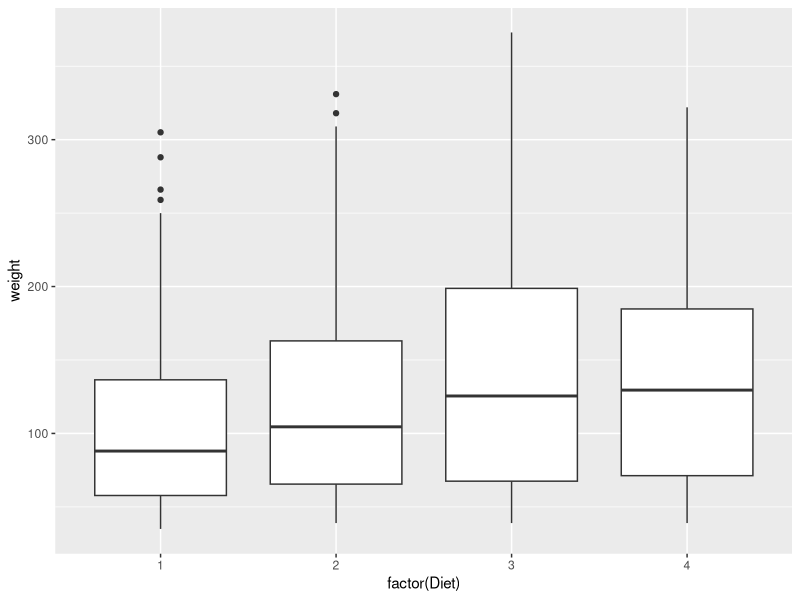
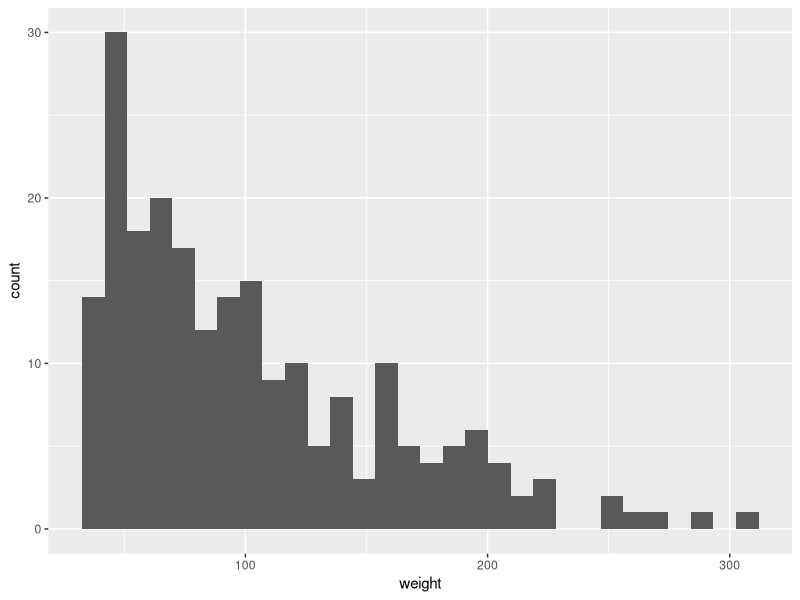
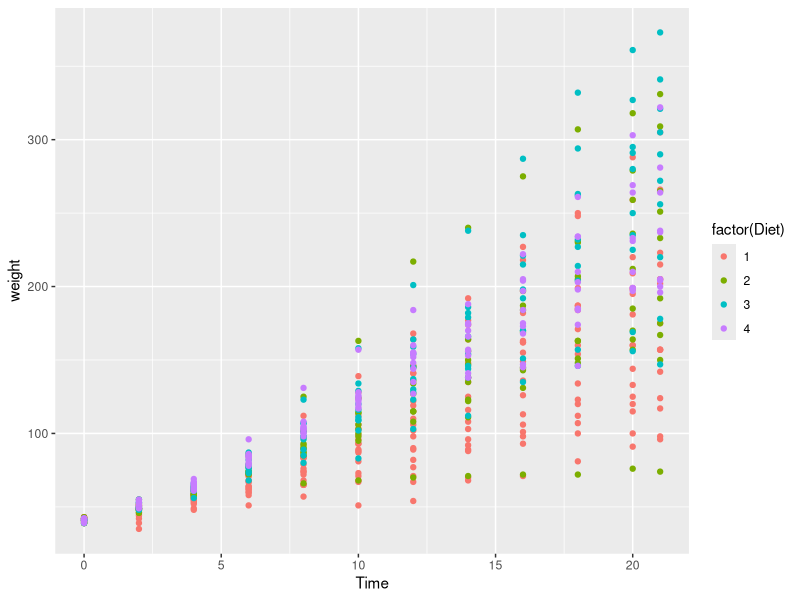

Generate these figures, in order, with R:
36.#a
install.packages("ggplot2")
library(ggplot2)
ggplot(ChickWeight,aes(x=factor(Diet),y=weight))+geom_boxplot()

#b
library(ggplot2)
ggplot(subset(ChickWeight,Diet ==1),aes(x=weight))+geom_histogram()

#c
library(ggplot2)
ggplot(ChickWeight, aes(x = Time, y = weight, color = factor(Diet))) + geom_point()